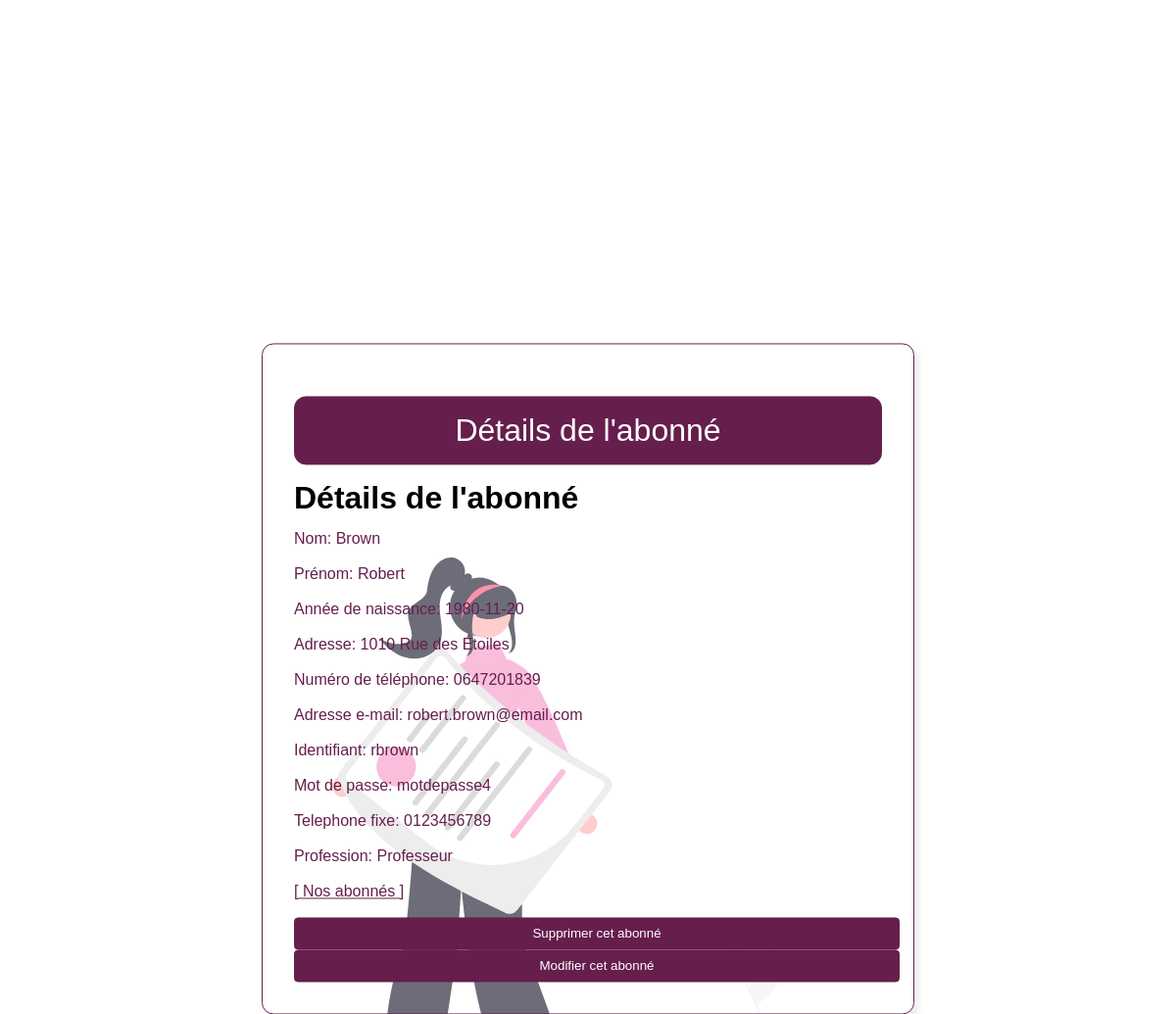
The app's page /views/subscriber.php?id=rbrown with its own data.
### tables this page shows
CREATE TABLE `abonnes` (
  `Prenom` text DEFAULT NULL,
  `Nom` text DEFAULT NULL,
  `Annee_naissance` date DEFAULT NULL,
  `Adresse` varchar(50) DEFAULT NULL,
  `Numero_telephone` varchar(13) DEFAULT NULL,
  `Adresse_mail` varchar(50) DEFAULT NULL,
  `Numero_telephone_fixe` varchar(13) DEFAULT NULL,
  `Profession` text DEFAULT NULL,
  `identifiant` varchar(10) NOT NULL,
  `Mot_de_passe` varchar(25) DEFAULT NULL
);

### controllers/subscriber.php (the view, shortened to what this page needs)
<?php
$id=($_GET['id']);
include_once("config.php");
$stmt = $conn->prepare( "SELECT * FROM abonnes WHERE identifiant='" . $id . "'");
$stmt->execute();
$stmt->bind_result($prenom , $nom, $dateNaissance, $adresse,$telephone,$email,$tele_fixe,$Profession,$id,$mot);
$markup = "";
$markup .= '<h1>Détails de l\'abonné</h1>';
$markup .= '<p>Nom: ' . htmlspecialchars($nom) . '</p>';
$markup .= '<p>Prénom: ' . htmlspecialchars($prenom) . '</p>';
$markup .= '<p>Année de naissance: ' . htmlspecialchars($dateNaissance) . '</p>';
$markup .= '<p>Adresse: ' . htmlspecialchars($adresse) . '</p>';
$markup .= '<p>Numéro de téléphone: ' . htmlspecialchars($telephone) . '</p>';
$markup .= '<p>Adresse e-mail: ' . htmlspecialchars($email) . '</p>';
$markup .= '<p>Identifiant: ' . htmlspecialchars($id) . '</p>';
$markup .= '<p>Mot de passe: ' . htmlspecialchars($mot) . '</p>';
$markup .= '<p>Telephone fixe: ' . htmlspecialchars($tele_fixe) . '</p>';
$markup .= '<p>Profession: ' . htmlspecialchars($Profession) . '</p>';
$markup .= '<p><a href="/views/subscribers.php/?admin=true">[ Nos abonnés  ]</a></p>';
$markup .= '<form method="POST">';
$markup .= '<input type="hidden" name="delete_subscriber" value="true">';
$markup .= '<button type="submit" onclick="return confirm(\'Voulez-vous vraiment supprimer cet abonné ?\')">Supprimer cet abonné</button>';
$markup .= '</form>';
$markup .= '<form method="GET" action="/views/edit_subscriber.php">';
$markup .= '<input type="hidden" name="id" value="' . $id . '">';
$markup .= '<button type="submit">Modifier cet abonné</button>';
$markup .= '</form>';
echo $markup;
?>

### views/subscriber.php (style rules this page uses)
body { font-family: Arial, Helvetica, sans-serif; line-height: 20px; }
button { border: 1px solid #661e4d; border-radius: 4px; background-color: #661e4d; text-align: center; color: #FFF; width: 100%; padding: 8px; box-sizing: content-box; }
a,p { color: #661e4d; }

### records on screen
abonnes: Nom "Brown", Prenom "Robert", Annee_naissance "1980-11-20", Adresse "1010 Rue des Étoiles", Numero_telephone "0647201839", Adresse_mail "robert.brown@email.com", identifiant "rbrown", Mot_de_passe "motdepasse4", Numero_telephone_fixe "0123456789", Profession "Professeur"
